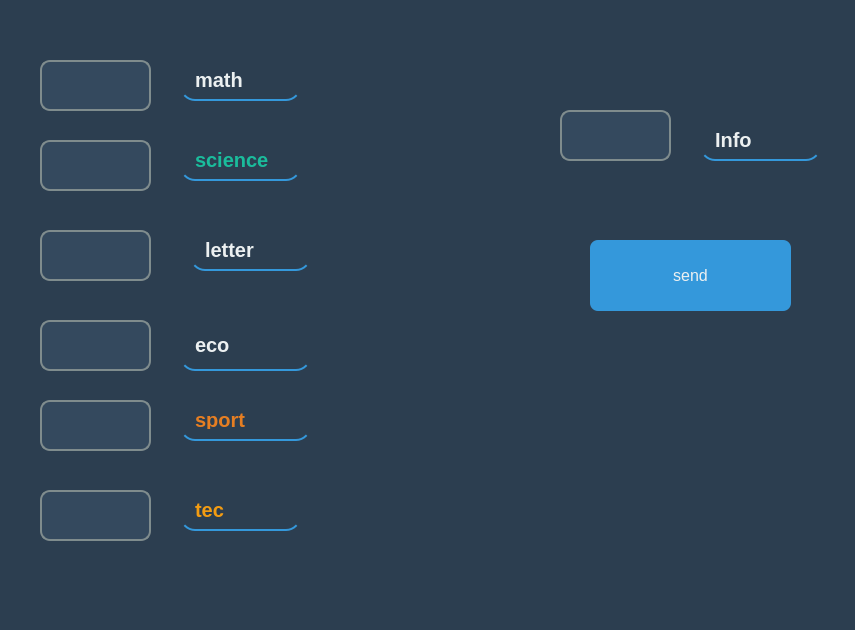
<?xml version="1.0" encoding="UTF-8"?>
<ui version="4.0">
 <class>MainWindow</class>
 <widget class="QMainWindow" name="MainWindow">
  <property name="geometry">
   <rect>
    <x>0</x>
    <y>0</y>
    <width>855</width>
    <height>630</height>
   </rect>
  </property>
  <property name="windowTitle">
   <string>MainWindow</string>
  </property>
  <property name="styleSheet">
   <string notr="true">/* General styling for the main window */
QWidget {
    background-color: #2C3E50;
    font-family: 'Arial', sans-serif;
    color: #ECF0F1;
    padding: 20px;
    border-radius: 15px;
}

/* Styling for all QLabel widgets (section labels) */
QLabel {
    font-size: 20px;
    color: #ECF0F1;
    padding: 10px;
    font-weight: bold;
    border-bottom: 2px solid #3498DB; /* Underline for a modern look */
}

/* Focused QLabel styles for each section */
QLabel#math {
    color: #3498DB;
}

QLabel#science {
    color: #1ABC9C;
}

QLabel#sports {
    color: #E67E22;
}

QLabel#eco {
    color: #2ECC71;
}

QLabel#tech {
    color: #F39C12;
}

QLabel#info {
    color: #9B59B6;
}

/* Styling for QLineEdit widgets (input fields) */
QLineEdit {
    background-color: #34495E;
    color: #ECF0F1;
    border: 2px solid #7F8C8D;
    border-radius: 10px;
    padding: 15px;
    font-size: 16px;
    transition: border-color 0.3s ease, background-color 0.3s ease;
}

/* Focused QLineEdit styles */
QLineEdit:focus {
    border: 2px solid #3498DB;
    background-color: #2C3E50;
}

/* Hover effect for QLineEdit */
QLineEdit:hover {
    border: 2px solid #2980B9;
}

/* Styling for buttons (if any) */
QPushButton {
    background-color: #3498DB;
    color: #ECF0F1;
    border: none;
    padding: 12px 20px;
    font-size: 16px;
    border-radius: 8px;
    transition: background-color 0.3s ease;
}

QPushButton:hover {
    background-color: #2980B9;
}

/* Styling for main window layout */
QWidget#mainWindow {
    display: grid;
    grid-template-columns: repeat(3, 1fr);
    gap: 20px;
    padding: 20px;
}

/* Styling for each section (Math, Science, etc.) containers */
QWidget#sectionContainer {
    padding: 20px;
    border-radius: 10px;
    background-color: #34495E;
    box-shadow: 0 4px 8px rgba(0, 0, 0, 0.2);
    transition: box-shadow 0.3s ease;
}

QWidget#sectionContainer:hover {
    box-shadow: 0 8px 16px rgba(0, 0, 0, 0.3);
}

/* Add custom scrollbars for better aesthetics */
QScrollArea {
    border: none;
}

QScrollBar:vertical {
    border: none;
    background-color: #34495E;
    width: 10px;
    margin: 0px 0px 0px 0px;
}

QScrollBar::handle:vertical {
    background-color: #2980B9;
    border-radius: 5px;
}

QScrollBar::handle:vertical:hover {
    background-color: #3498DB;
}

QScrollBar::add-line:vertical, QScrollBar::sub-line:vertical {
    background-color: #34495E;
    border: none;
}

/* Styling for window border */
QWidget#mainWindow {
    border: 5px solid #2980B9;
    border-radius: 20px;
}
</string>
  </property>
  <widget class="QWidget" name="centralwidget">
   <widget class="QPushButton" name="send">
    <property name="geometry">
     <rect>
      <x>590</x>
      <y>200</y>
      <width>201</width>
      <height>71</height>
     </rect>
    </property>
    <property name="text">
     <string>send</string>
    </property>
   </widget>
   <widget class="QLabel" name="math_2">
    <property name="geometry">
     <rect>
      <x>180</x>
      <y>20</y>
      <width>121</width>
      <height>41</height>
     </rect>
    </property>
    <property name="text">
     <string>math</string>
    </property>
   </widget>
   <widget class="QLineEdit" name="math">
    <property name="geometry">
     <rect>
      <x>40</x>
      <y>20</y>
      <width>111</width>
      <height>51</height>
     </rect>
    </property>
   </widget>
   <widget class="QLineEdit" name="sc">
    <property name="geometry">
     <rect>
      <x>40</x>
      <y>100</y>
      <width>111</width>
      <height>51</height>
     </rect>
    </property>
   </widget>
   <widget class="QLineEdit" name="letter">
    <property name="geometry">
     <rect>
      <x>40</x>
      <y>190</y>
      <width>111</width>
      <height>51</height>
     </rect>
    </property>
   </widget>
   <widget class="QLineEdit" name="eco">
    <property name="geometry">
     <rect>
      <x>40</x>
      <y>280</y>
      <width>111</width>
      <height>51</height>
     </rect>
    </property>
   </widget>
   <widget class="QLineEdit" name="sport">
    <property name="geometry">
     <rect>
      <x>40</x>
      <y>360</y>
      <width>111</width>
      <height>51</height>
     </rect>
    </property>
   </widget>
   <widget class="QLineEdit" name="tec">
    <property name="geometry">
     <rect>
      <x>40</x>
      <y>450</y>
      <width>111</width>
      <height>51</height>
     </rect>
    </property>
   </widget>
   <widget class="QLabel" name="science">
    <property name="geometry">
     <rect>
      <x>180</x>
      <y>100</y>
      <width>121</width>
      <height>41</height>
     </rect>
    </property>
    <property name="text">
     <string>science</string>
    </property>
   </widget>
   <widget class="QLabel" name="label_3">
    <property name="geometry">
     <rect>
      <x>190</x>
      <y>190</y>
      <width>121</width>
      <height>41</height>
     </rect>
    </property>
    <property name="text">
     <string>letter</string>
    </property>
   </widget>
   <widget class="QLabel" name="eco_2">
    <property name="geometry">
     <rect>
      <x>180</x>
      <y>280</y>
      <width>131</width>
      <height>51</height>
     </rect>
    </property>
    <property name="text">
     <string>eco</string>
    </property>
   </widget>
   <widget class="QLabel" name="sports">
    <property name="geometry">
     <rect>
      <x>180</x>
      <y>360</y>
      <width>131</width>
      <height>41</height>
     </rect>
    </property>
    <property name="text">
     <string>sport</string>
    </property>
   </widget>
   <widget class="QLabel" name="tech">
    <property name="geometry">
     <rect>
      <x>180</x>
      <y>450</y>
      <width>121</width>
      <height>41</height>
     </rect>
    </property>
    <property name="text">
     <string>tec</string>
    </property>
   </widget>
   <widget class="QLineEdit" name="info">
    <property name="geometry">
     <rect>
      <x>560</x>
      <y>70</y>
      <width>111</width>
      <height>51</height>
     </rect>
    </property>
   </widget>
   <widget class="QLabel" name="tech_2">
    <property name="geometry">
     <rect>
      <x>700</x>
      <y>80</y>
      <width>121</width>
      <height>41</height>
     </rect>
    </property>
    <property name="text">
     <string>Info</string>
    </property>
   </widget>
  </widget>
  <widget class="QMenuBar" name="menubar">
   <property name="geometry">
    <rect>
     <x>0</x>
     <y>0</y>
     <width>855</width>
     <height>60</height>
    </rect>
   </property>
  </widget>
  <widget class="QStatusBar" name="statusbar"/>
 </widget>
 <resources/>
 <connections/>
</ui>
